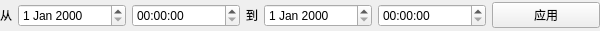
<?xml version="1.0" encoding="UTF-8"?>
<ui version="4.0">
 <class>FromToEdit</class>
 <widget class="QWidget" name="FromToEdit">
  <property name="geometry">
   <rect>
    <x>0</x>
    <y>0</y>
    <width>600</width>
    <height>31</height>
   </rect>
  </property>
  <property name="windowTitle">
   <string>Form</string>
  </property>
  <layout class="QHBoxLayout" name="horizontalLayout">
   <property name="spacing">
    <number>6</number>
   </property>
   <property name="leftMargin">
    <number>0</number>
   </property>
   <property name="topMargin">
    <number>0</number>
   </property>
   <property name="rightMargin">
    <number>0</number>
   </property>
   <property name="bottomMargin">
    <number>0</number>
   </property>
   <item>
    <widget class="QLabel" name="label_2">
     <property name="sizePolicy">
      <sizepolicy hsizetype="Maximum" vsizetype="Fixed">
       <horstretch>0</horstretch>
       <verstretch>0</verstretch>
      </sizepolicy>
     </property>
     <property name="text">
      <string>从</string>
     </property>
    </widget>
   </item>
   <item>
    <widget class="QDateEdit" name="from_det"/>
   </item>
   <item>
    <widget class="QTimeEdit" name="from_tet"/>
   </item>
   <item>
    <widget class="QLabel" name="label_3">
     <property name="sizePolicy">
      <sizepolicy hsizetype="Maximum" vsizetype="Fixed">
       <horstretch>0</horstretch>
       <verstretch>0</verstretch>
      </sizepolicy>
     </property>
     <property name="text">
      <string>到</string>
     </property>
    </widget>
   </item>
   <item>
    <widget class="QDateEdit" name="to_det"/>
   </item>
   <item>
    <widget class="QTimeEdit" name="to_tet"/>
   </item>
   <item>
    <widget class="QPushButton" name="apply_btn">
     <property name="text">
      <string>应用</string>
     </property>
    </widget>
   </item>
  </layout>
 </widget>
 <resources/>
 <connections/>
</ui>
